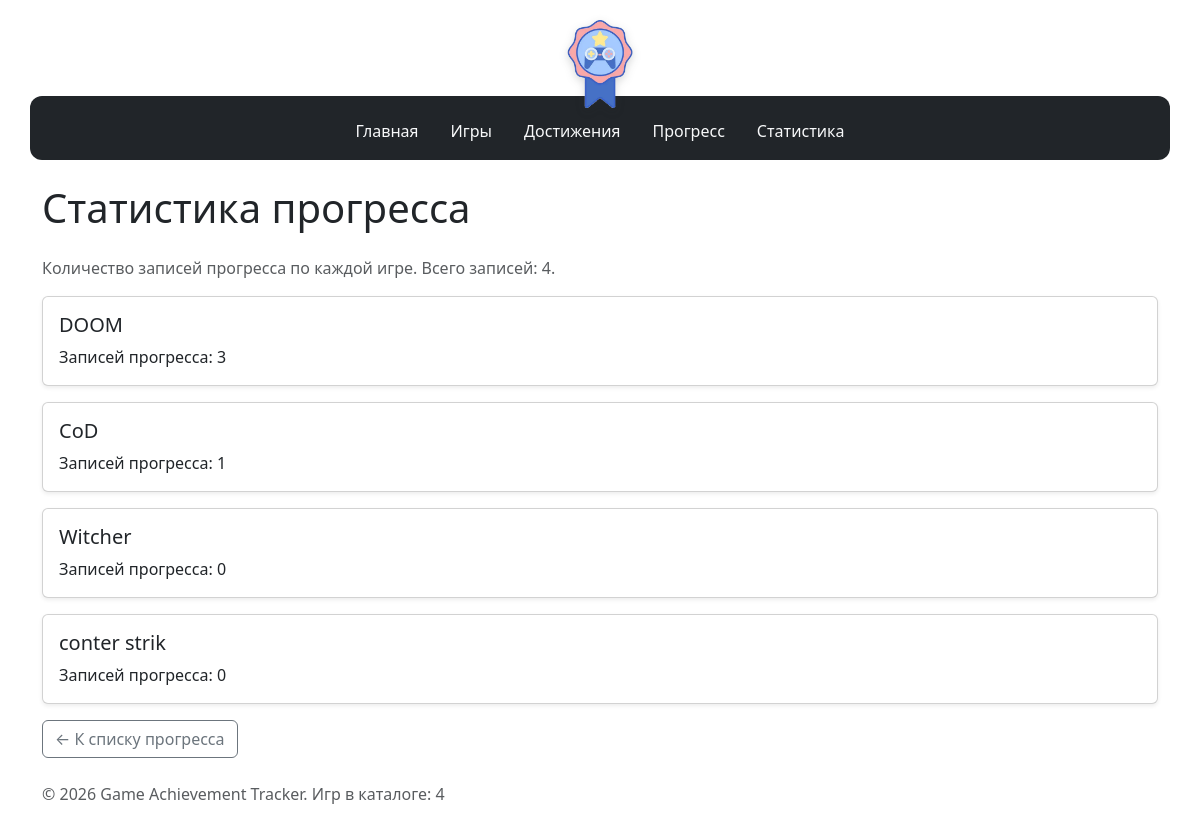
/progress/statistics/, run on the app's committed database.
### games_app/models.py (models this page shows, shortened)
class Game(models.Model):
    title = models.CharField("название", max_length=200)
    slug = models.SlugField("адрес", max_length=80, unique=True)
    class Meta:
        db_table = "games"
        ordering = ["title"]
        verbose_name = "игра"
        verbose_name_plural = "игры"

### progress_records/views.py (the view)
# urls.py: path('statistics/', views.statistics, name='statistics'),
def statistics(request):
    rows = (
        Game.objects.annotate(
            progress_count=Count("achievements__progress_records"),
        )
        .order_by("-progress_count", "title")
    )
    total = Progress.objects.aggregate(total=Count("id"))
    return render(
        request,
        "progress_records/statistics.html",
        {"statistics": rows, "total": total["total"]},
    )

### homepage/context_processors.py (called while the page is built)
def catalog(request):
    return {"catalog_game_count": Game.objects.count()}

### progress_records/templates/progress_records/statistics.html (shortened to what this page needs)
{% extends "base.html" %}
{% block content %}
<h1 class="mb-4">Статистика прогресса</h1>
<p class="text-muted">Количество записей прогресса по каждой игре. Всего записей: {{ total }}.</p>
{% for item in statistics %}
    <article class="card shadow-sm mb-3 statistics-item">
        <div class="card-body">
            <h2 class="h5 card-title">{{ item.title }}</h2>
            <p class="card-text mb-0">
                Записей прогресса: {{ item.progress_count }}
            </p>
        </div>
    </article>
{% empty %}
    <p class="text-muted">Данные отсутствуют.</p>
{% endfor %}
<a href="{% url 'progress_records:list' %}" class="btn btn-outline-secondary">
    ← К списку прогресса
</a>
{% endblock %}

### homepage/static/homepage/css/style.css (style rules this page uses)
body { min-height: 100vh; }

### data on the page
Game: title "DOOM", progress_count "3"
Game: title "CoD", progress_count "1"
Game: title "Witcher", progress_count "0"
Game: title "conter strik", progress_count "0"

### other printed values
{{ total }} "4"
{{ catalog_game_count }} "4"
